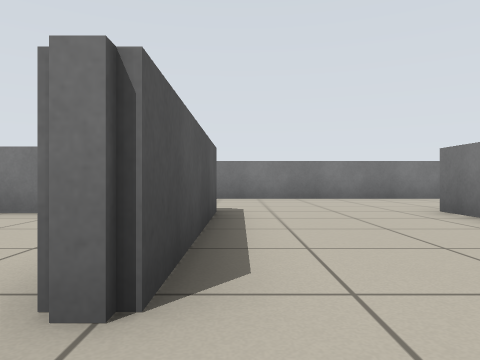
[1] (above)

24 first-person views from a walk through a robot-simulator world made for Stage. The camera is 0.5 m above the floor, looks level and sees 70° across. Floor lines are 1 m apart. The floor is counted in squares, 1 m on a side. Each view is taken from the middle of a square. On the plan, view 1 faces up. The plan holds only what a view shows up to about 9 squares ahead; the rest is blank. Robots are left out.

[2]
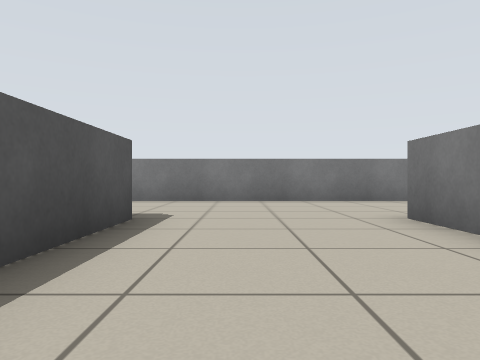

[3]
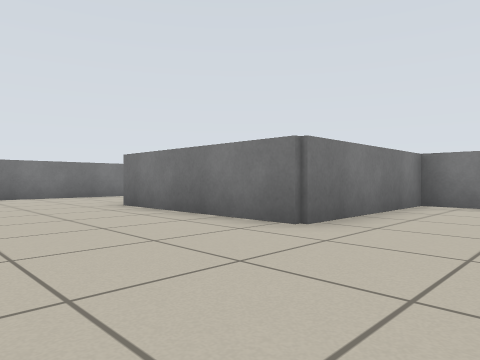

[4]
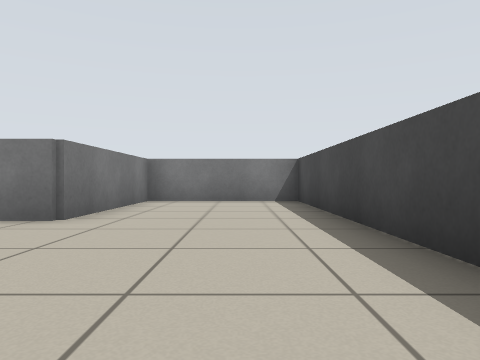

[5]
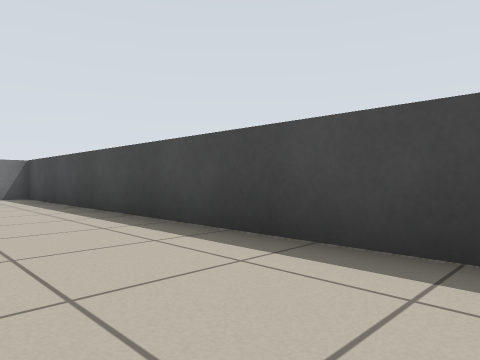

[6]
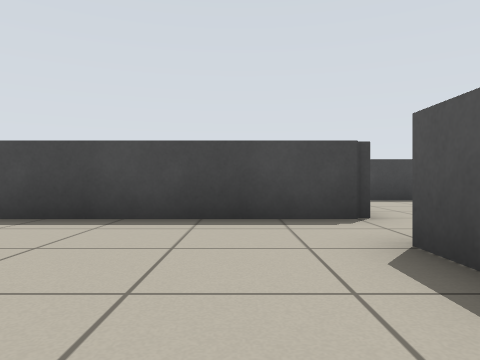

[7]
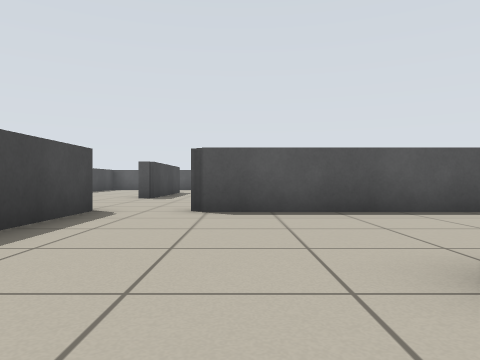

[8]
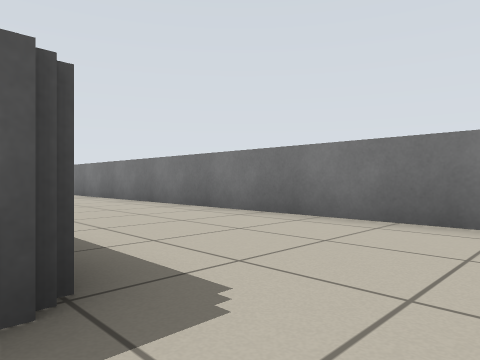

[9]
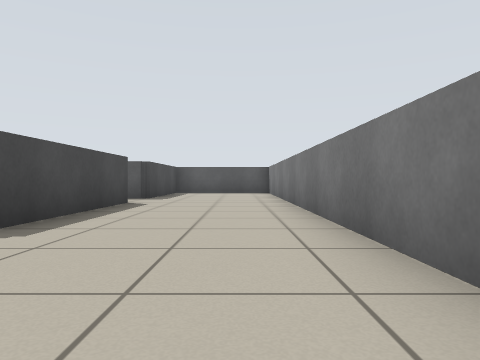

[10]
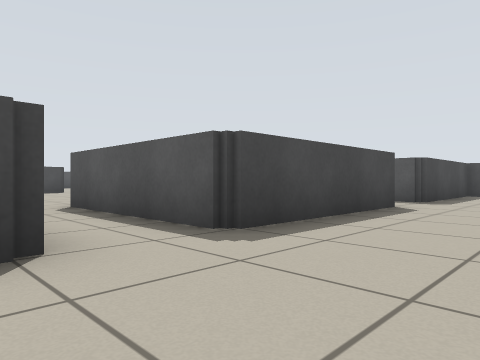

[11]
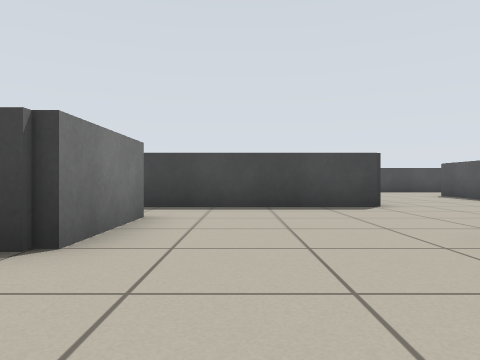

[12]
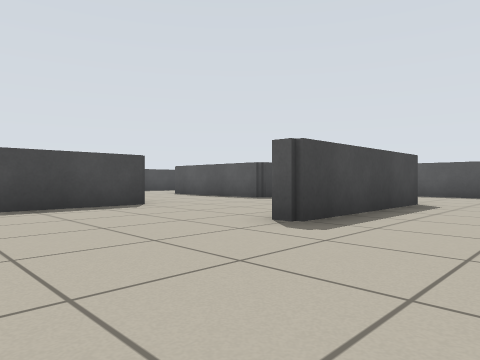

[13]
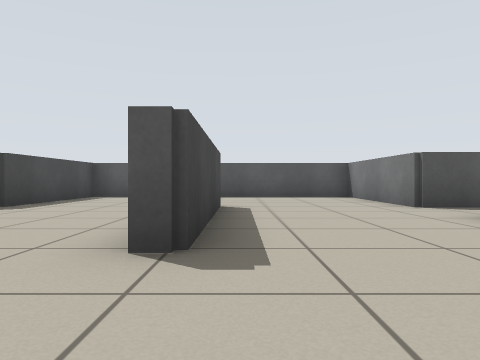

[14]
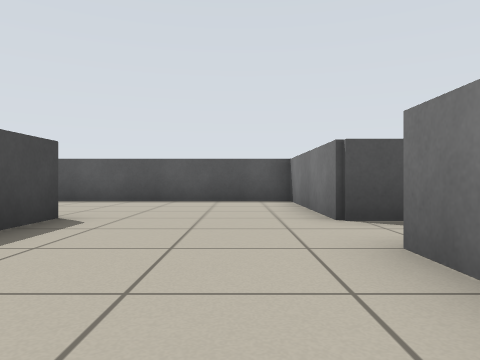

[15]
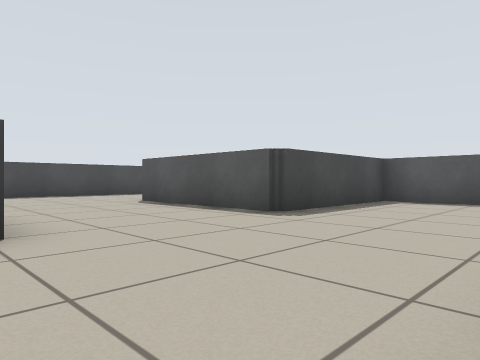

[16]
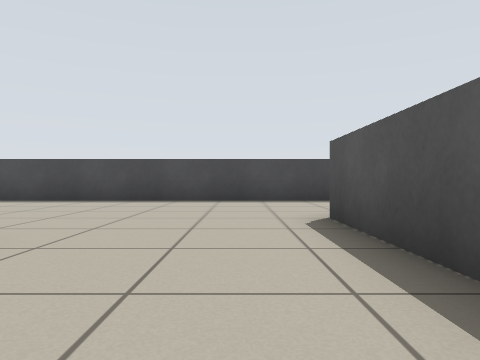

[17]
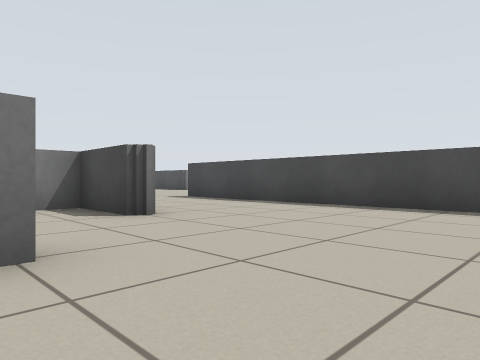

[18]
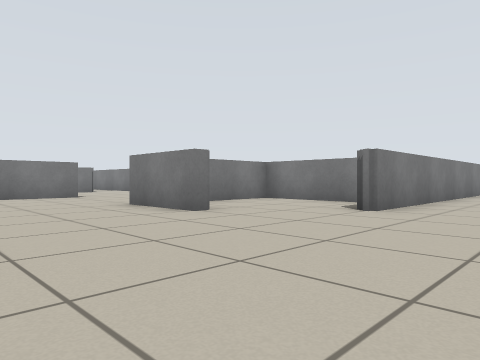

[19]
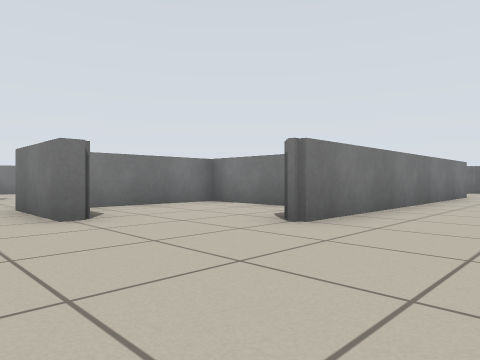

[20]
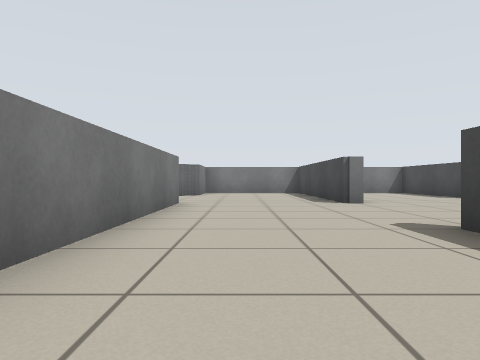

[21]
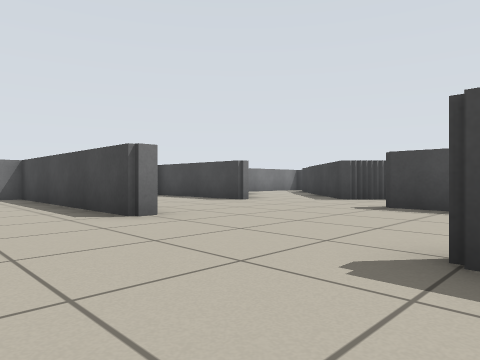

[22]
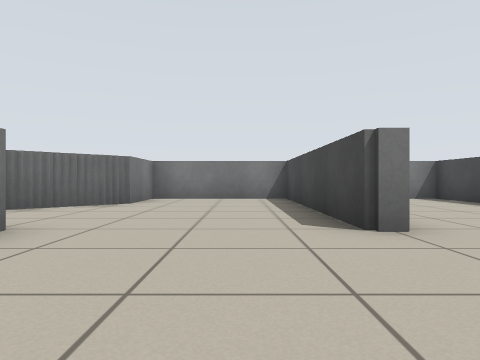

[23]
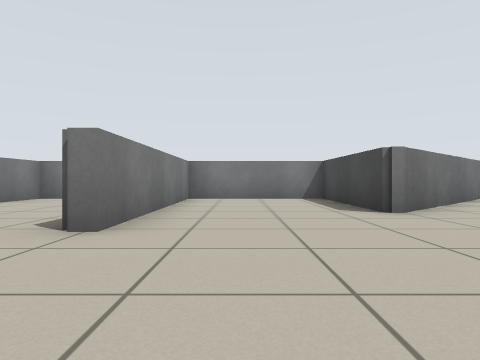

[24]
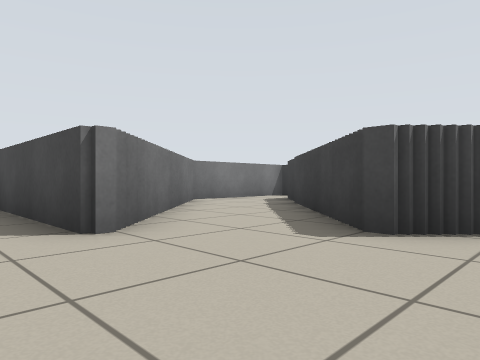

### Floor plan
Key: @ floor where view 1 was taken; # wall or solid block; . floor.
Columns run from 16 left of view 1 to 7 right of it. Each row starts with its distance up from view 1.
  9     ##################
  8     ..................
  7     .................
  6   ...................
  5   ###.####..####...#
  4          #..#..#...#
  3          #..#..#...#
  2    ##.   #. #..#...##
  1 ####..#  #. #.......####
  0 #...........#...@......#
 -1 #...........#..........#
 -2 #......................#
 -3 #...####....############
 -4 #...........#
 -5 #...........
 -6 #........####
 -7 #####...##..#
 -8     #...#...#
 -9     #.......#      .##
-10     #.....########...###
-11     ...................#
-12    ....................
-13    ....................
-14    ###########....######
-15               .........#
-16               .........
-17               .........
-18                #....####
-19                 ....##
-20                 .....##
-21                  ##...##
-22                   ##...#
-23                    ##..#
-24                     ##.

Positions as (right, up) in squares from view 1, and headings:
1: (0, 0), facing up
2: (1, 1), facing up
3: (0, -1), facing up-right
4: (-1, -1), facing right
5: (-3, 0), facing down-right
6: (-3, 2), facing down
7: (1, 0), facing left
8: (1, 5), facing up-left
9: (-3, 8), facing left
10: (-4, 8), facing down-left
11: (-6, 0), facing down
12: (-5, 0), facing down-left
13: (-6, -2), facing left
14: (-8, 0), facing left
15: (-8, -3), facing down-left
16: (-11, -6), facing down
17: (-11, -8), facing down-right
18: (-12, -13), facing up-right
19: (-10, -13), facing up-right
20: (-6, -12), facing right
21: (-3, -12), facing down-right
22: (-2, -13), facing right
23: (-2, -16), facing right
24: (0, -17), facing down-right
